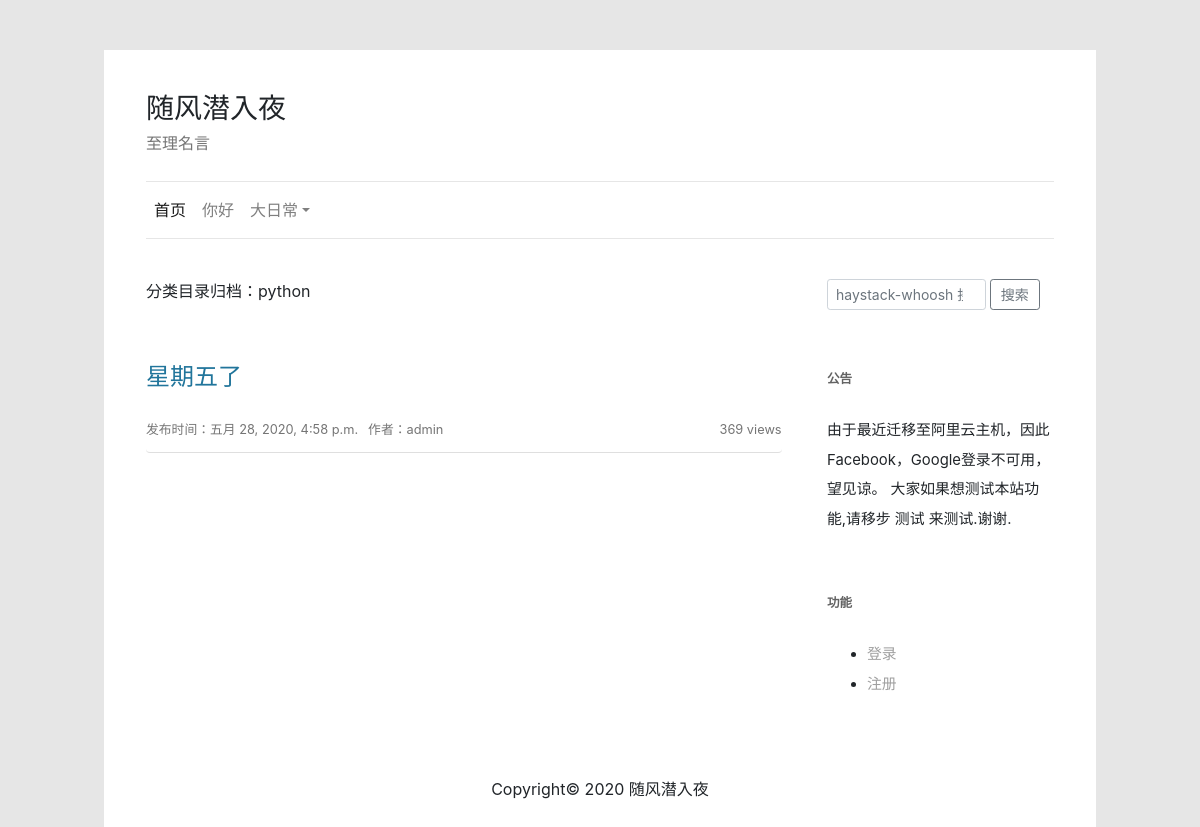
The page /tag/python.html on the database its author committed.
### blog/models.py (models this page shows, shortened)
class BaseModel(models.Model):
    id = models.AutoField(primary_key=True)
    created_time = models.DateTimeField('创建时间', auto_now_add=True)
    last_mod_time = models.DateTimeField('修改时间', auto_now=True)
    class Meta:
        abstract = True

class Category(BaseModel):
    name = models.CharField('分类名', max_length=30, unique=True)
    parent_category = models.ForeignKey(
        'self',
        verbose_name="父级分类",
        blank=True,
        null=True,
        on_delete=models.CASCADE)
    slug = models.SlugField(default='no-slug', max_length=60, blank=True)
    class Meta:
        ordering = ['name']
        verbose_name = "分类"
        verbose_name_plural = verbose_name
    def get_absolute_url(self):
        return reverse('blog:categorybyslug', kwargs={
            'category_name': self.slug
        })
    def get_sub_categorys(self):
        categorys = []
        all_categorys = Category.objects.all()
        def parse(category):
            if category not in categorys:
                categorys.append(category)
            childs = all_categorys.filter(parent_category=category)
            for child in childs:
                if category not in categorys:
                    categorys.append(child)
                parse(child)
        parse(self)
        return categorys

class Tag(BaseModel):
    name = models.CharField('标签名', max_length=30, unique=True)
    slug = models.SlugField(default='no-slug', max_length=60, blank=True)
    class Meta:
        ordering = ['name']
        verbose_name = "标签"
        verbose_name_plural = verbose_name

class Article(BaseModel):
    STATUS_CHOICES = (
        ('d', '草稿'),
        ('p', '发表'),
    )
    COMMENT_STATUS = (
        ('o', '打开'),
        ('c', '关闭'),
    )
    TYPE = (
        ('a', '文章'),
        ('p', '页面'),
    )
    title = models.CharField('标题', max_length=200, unique=True)
    body = MDTextField('正文')
    pub_time = models.DateTimeField(
        '发布时间', blank=False, null=False, auto_now_add=True)
    status = models.CharField(
        '文章状态',
        max_length=1,
        choices=STATUS_CHOICES,
        default='p')
    comment_status = models.CharField(
        '评论状态',
        max_length=1,
        choices=COMMENT_STATUS,
        default='o')
    type = models.CharField('类型', max_length=1, choices=TYPE, default='a')
    views = models.PositiveIntegerField('浏览量', default=0)
    author = models.ForeignKey(
        settings.AUTH_USER_MODEL,
        verbose_name='作者',
        blank=False,
        null=False,
        on_delete=models.CASCADE)
    article_order = models.IntegerField(
        '排序,数字越大越靠前', blank=False, null=False, default=0)
    category = models.ForeignKey(
        'Category',
        verbose_name='分类',
        on_delete=models.CASCADE,
        blank=False,
        null=False)
    tags = models.ManyToManyField('Tag', verbose_name='标签集合', blank=True)
    class Meta:
        ordering = ['-article_order', '-pub_time']
        verbose_name = "文章"
        verbose_name_plural = verbose_name
        get_latest_by = 'id'
    def get_absolute_url(self):
        return reverse('blog:detailbyid', kwargs={
            'article_id': self.id,
            'year': self.created_time.year,
            'month': self.created_time.month,
            'day': self.created_time.day
        })

### users/models.py (models this page shows, shortened)
class UserProfile(AbstractUser):
    nickname = models.CharField('昵称', max_length=100, blank=True)
    created_time = models.DateTimeField('创建时间', auto_now_add=True)
    last_mod_time = models.DateTimeField('修改时间', auto_now=True)
    source = models.CharField("创建来源", max_length=100, blank=True)
    class Meta:
        ordering = ['-id']
        verbose_name = "用户"
        verbose_name_plural = verbose_name
        get_latest_by = 'id'

### blog/views.py (the view)
# urls.py: path(r'tag/<slug:tag_name>.html', TagArticleView.as_view(), name="tagbyslug"),
class TagArticleView(ListView):
    template_name = "index.html"
    context_object_name = "article_list"
    paginate_by = 5
    page_type = "分类目录归档"
    def get_queryset(self):
        slug = self.kwargs['tag_name']
        tag = get_object_or_404(Tag, slug=slug)
        self.tag_name = tag.name
        article_list = Article.objects.filter(
            tags__name=tag.name, status='p')
        return article_list
    def get_context_data(self, **kwargs):
        kwargs["page_type"] = self.page_type
        kwargs["tag_name"] = self.tag_name
        return super().get_context_data(**kwargs)

### blog/templatetags/blog_tags.py (called while the page is built)
@register.simple_tag
def query_category(parent_category):
    nav_category = Category.objects.filter(parent_category=parent_category).all()
    return nav_category

### templates/index.html
{% extends 'blog_base.html' %}
{% block content %}
    {% include "index_article_list.html" %}
{% endblock %}

### templates/header.html (shortened to what this page needs)
{% load blog_tags %}
{% query_category parent_category=None as nav_category %}
<div class="blog-head">
    <p class="h3">随风潜入夜</p>
    <p class="h6 ">至理名言</p>
</div>
<nav class="navbar navbar-expand-lg navbar-light ">
    <div class="collapse navbar-collapse" id="navbarTogglerDemo01">
        <ul class="navbar-nav mr-auto mt-2 mt-lg-0">
            <li class="nav-item">
                <a class="nav-link active" href="/">首页</a>
            </li>
            {% for category in nav_category %}
                {% if category.get_sub_categorys|length > 1 %}
                    <li class="nav-item dropdown">
                        <a class="nav-link dropdown-toggle" data-toggle="dropdown" href="#" role="button"
                           aria-haspopup="true" aria-expanded="false">{{ category.name }}</a>
                    </li>
                {% else %}
                    <li class="nav-item">
                        <a class="nav-link" href="{{ category.get_absolute_url }}">{{ category.name }}</a>
                    </li>
                {% endif %}
            {% endfor %}
        </ul>
    </div>
</nav>

### templates/index_article_list.html (shortened to what this page needs)
{% if page_type and tag_name %}
    <header class="blog-article-category">
        <p class="archive-title">{{ page_type }}：<span>{{ tag_name }}</span></p>
    </header>
{% endif %}
<ul class="list-group">
    {% for article in article_list %}
        <li class="list-group-item">
            <div class="blog-post-title">
                <p class="h4"><a href="{{ article.get_absolute_url }}">{{ article.title }}</a></p>
            </div>
            <div class="blog-post-views clearfix">
                <div class="float-left">
                    <small>发布时间：{{ article.pub_time }}</small>
                </div>
                <div class="float-left">
                    <small>作者：{{ article.author.username }}</small>
                </div>
                <div class="float-right">
                    <small>{{ article.views }} views</small>
                </div>
            </div>
        </li>
    {% endfor %}
</ul>

### static/css/local.css (style rules this page uses)
html { overflow-x: hidden; overflow-y: auto; }
body { width: 100vw; overflow: hidden; padding-left: calc((100vw - 100%) / 2); padding-right: calc((100vw - 100%) / 2); background-color: #fff; }
a { outline: none; }
nav.navbar { border-top: 1px solid rgb(230, 230, 230); border-bottom: 1px solid rgb(230, 230, 230); padding: 0.5rem 0rem; }
li.nav-item > a.nav-link { color: #5e5e5e; }
li.list-group-item { border: none; border-bottom: 1px solid rgba(0, 0, 0, 0.125); padding: 0.75rem 0rem; }
div.blog-post-title { margin-bottom: 1.5rem; }
div.blog-post-title > p > a { color: #21759b; }
@media (min-width: 992px) { body { background-color: rgb(230, 230, 230); } }
@media (min-width: 1200px) { body { background-color: rgb(230, 230, 230); } }
.blog-post-views { color: #757575; }
.blog-post-views > div.float-left { padding-right: 10px; }
.blog-head { padding-bottom: 1.25rem; }
.blog-head > p.h6 { color: #757575; }
.blog-article-category { padding-top: 1.25rem; margin-bottom: 3rem; }

### rows shown on the page
Category: name "你好"
Category: name "大日常"
Tag: name "python"
Article: title "星期五了", pub_time "五月 28, 2020, 4:58 p.m.", author.username "admin", views "369"

### other values the page prints
{{ page_type }} "分类目录归档"
